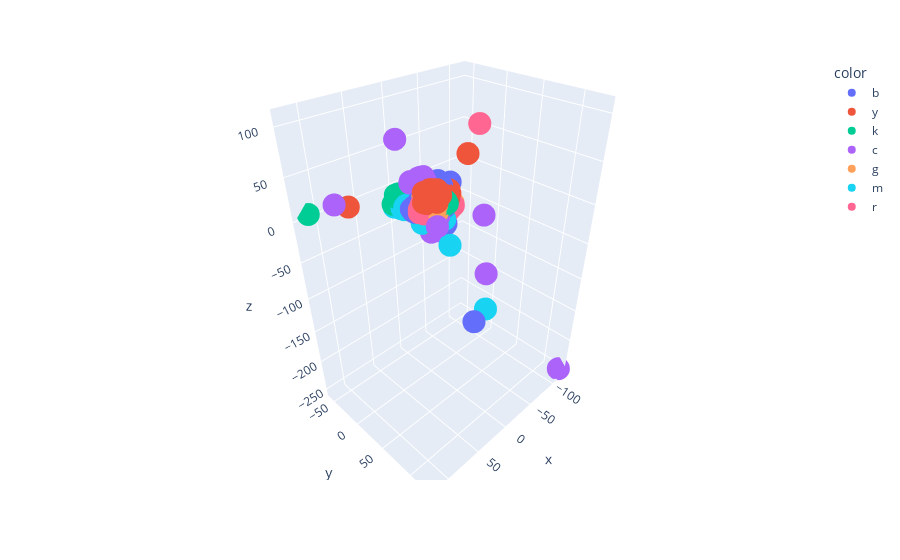

The notebook cell saved with this chart:
### Code cell
X_embedded  = TSNE(n_components=3, perplexity=10,random_state=24).fit_transform( X )
colors = np.array([x for x in 'bgrcmykbgrcmykbgrcmykbgrcmykbg'])
fig = px.scatter_3d(x=X_embedded [:,0],y=X_embedded [:,1],z=X_embedded [:,2],color=colors[aff_prop_clustering.labels_])
fig.show()
